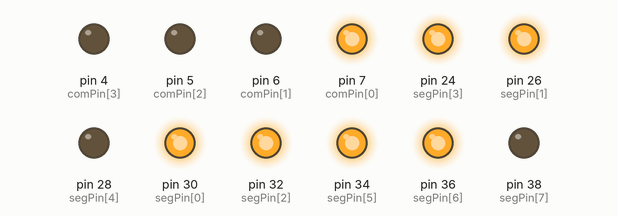
This sketch was run on a simulated Arduino Mega 2560, built with avr-gcc and run on an emulated ATmega2560. Shown: output pins drawn as LEDs (lit = HIGH).

Above: at 0.1 s.
At 1.1 s:
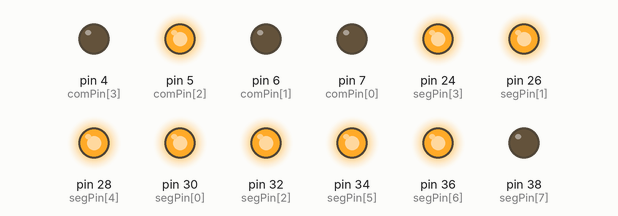
At 2.3 s:
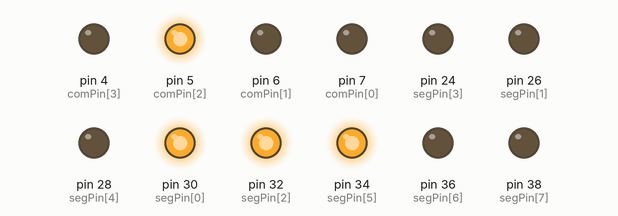
At 4.5 s:
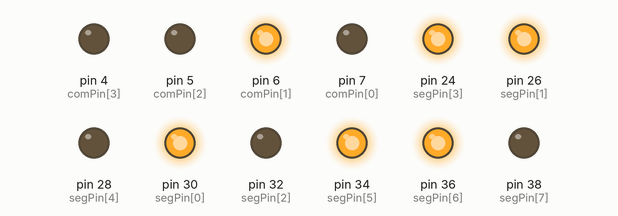
At 6.7 s:
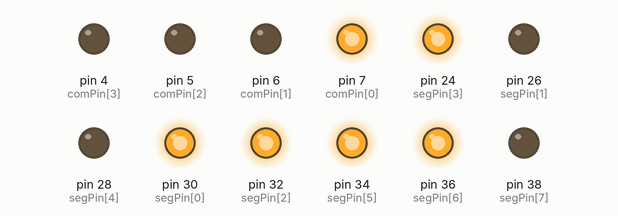
At 9.1 s:
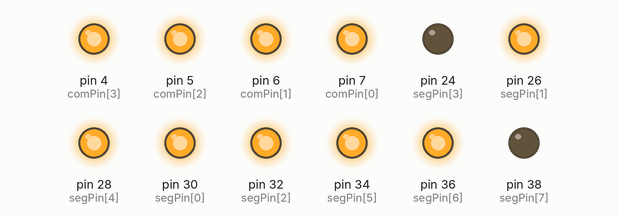
Timing chart, 0 to 10.6 s (numbered marks = the images above):
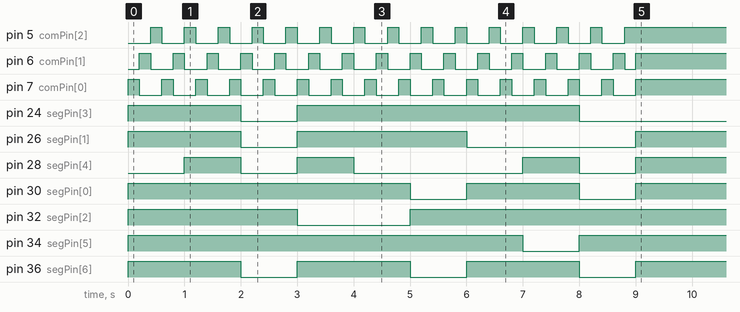

The sketch:

ledssound.ino
```cpp
const int comPin[4] = {
  7, // LED Grün
  6, // LED Gelb
  5, // LED Rot
  4  // Sound
};
const int segPin[8] = {
    30,
  26, 32,
    24,
  28, 34,
    36, 38
};
const int pushDelay = 200;
const int soundDelay = 200;

void setup() {

  // init all com
  for (int i = 0; i < 4; i++) {
    pinMode( comPin[ i ], OUTPUT );
    digitalWrite( comPin[ i ], LOW );
  }
  // init seg
  for ( int i = 0; i < 8; i++ ) {
     pinMode( segPin[ i ], OUTPUT );
     digitalWrite( segPin[ i ], LOW );
  }

  // start Template
  pushTemplate();

}

void loop() {

}

void pushTemplate () {
  int ledCount = 0;
  boolean dirUp = true;
  for ( int count = 9; count >= 1; count-- ) {
    useSeg( true, count, false );

    for ( int i = 0; i < 5; i++ ) {
      if ( ledCount == 3) {
        ledCount = 0;
        dirUp = true;
      }
      if ( ledCount < 0 ) {
        ledCount = 2;
        dirUp = false;
      }

      useLED( ledCount );

      if ( dirUp )
        ledCount++;
      else
        ledCount--;
    }

    /*if ( !useNext ) {
      for ( int i = 0; i < 3; i++ ) // push LED's from Green to Red
        useLED( i );
      useNext = true;
    } else {
      for ( int i = 1; i > 0; i-- ) // push LED's from Red to Green
        useLED( i );
      delay( pushDelay * 2 );
      useNext = false;
    }*/

  }

  useSeg( true, 0, false );
  for (int i = 0; i < 4; i++) {
    digitalWrite( comPin[ i ], HIGH );
  }


  return;
}

void useSeg ( boolean stat, int number, boolean numd ) {
  if ( !stat ) {
    setSeg( false, false, false, false, false, false, false );
    digitalWrite( segPin[ 7 ], LOW );
  }

  // switch to new number
  switch ( number ){
    case 0:
      setSeg( true, true, true, false, true, true, true );
      break;
    case 1:
      setSeg( false, false, true, false, false, true, false );
      break;
    case 2:
      setSeg( true, false, true, true, true, false, true );
      break;
    case 3:
      setSeg( true, false, true, true, false, true, true );
      break;
    case 4:
      setSeg( false, true, true, true, false, true, false );
      break;
    case 5:
      setSeg( true, true, false, true, false, true, true );
      break;
    case 6:
      setSeg( true, true, false, true, true, true, true );
      break;
    case 7:
      setSeg( true, false, true, false, false, true, false );
      break;
    case 8:
      setSeg( true, true, true, true, true, true, true );
      break;
    case 9:
      setSeg( true, true, true, true, false, true, true );
      break;
    default:
      break;
  }

  if ( numd )
    digitalWrite( segPin[ 7 ], HIGH );
  else
    digitalWrite( segPin[ 7 ], LOW );

  return;
}
void setSeg ( boolean a, boolean b, boolean c, boolean d, boolean e, boolean f, boolean g ) {
  boolean stats[7] = { a, b, c, d, e, f, g };
  for ( int i = 0; i < 7; i++ )
    if ( stats[ i ] )
      digitalWrite( segPin[ i ], HIGH );
    else
      digitalWrite( segPin[ i ], LOW );

  return;
}

void useLED ( int giveComPin ) {

  digitalWrite( comPin[ giveComPin ], HIGH ); // LED i
  delay( pushDelay );
  digitalWrite( comPin[ giveComPin ], LOW );  // LED i

  return;
}

void pushSound () {

  digitalWrite( comPin[ 3 ], HIGH );
  delay( soundDelay );
  digitalWrite( comPin[ 3 ], LOW );

  return;
}
```
